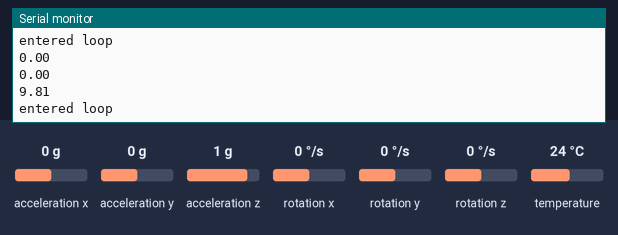
A program run on a simulated Arduino Uno, built with avr-gcc and run on an emulated ATmega328P. On the bench: the last lines printed to the serial monitor. Inputs (shaded band) come from the test bench; at power-on: acceleration x 0 g, acceleration y 0 g, acceleration z 1 g, rotation x 0 °/s, rotation y 0 °/s, rotation z 0 °/s, temperature 24 °C.

Above: at 1.2 s.
1.3 s: acceleration x set to -1.4 g
At 2.2 s:
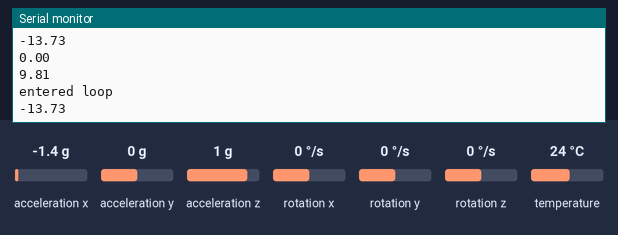
2.8 s: acceleration y set to -0.8 g
5.8 s: acceleration z set to -1.4 g
At 6.4 s:
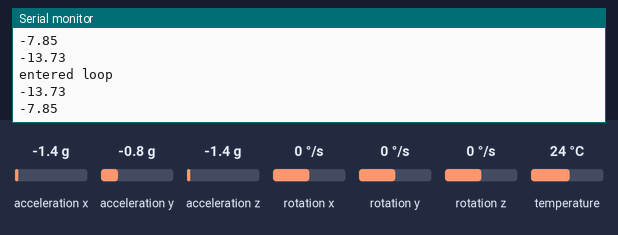
8.8 s: acceleration x set to -0.8 g
At 9.5 s:
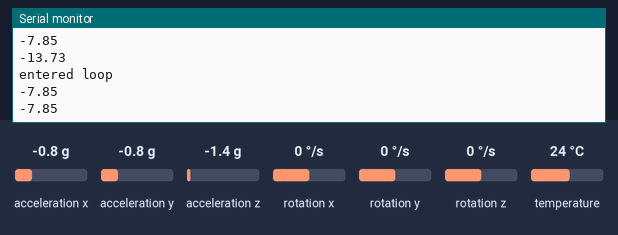
11.8 s: acceleration y set to -1.4 g
At 12.8 s:
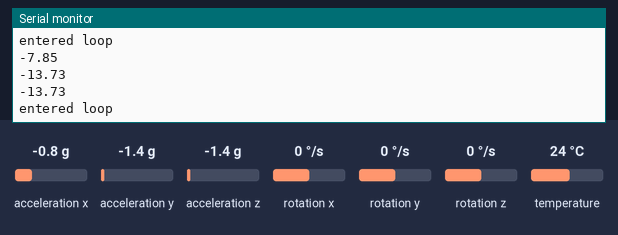
14.8 s: acceleration z set to -0.8 g
At 15.4 s:
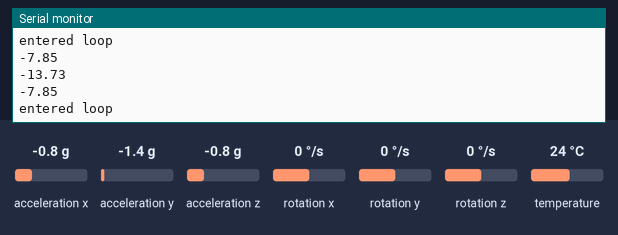
Timing chart, 0 to 17.8 s (numbered marks = the images above; inputs shaded):
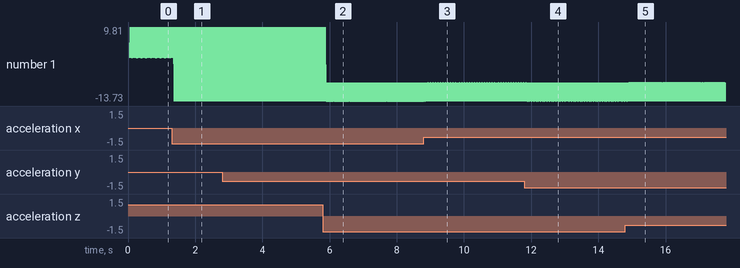

Measured:
- after the input at 1.3 s, the serial monitor: prints a new line after 0.08 s (image 1)
- plotted number 1: 9.81 → -13.73 after the input at 1.3 s

The program:

main.cpp
```cpp
#include <Arduino.h>
#include "accelerometerTesting.h"

// put function declarations here:
// int myFunction(int, int);

void setup() {
  // put your setup code here, to run once:
  initializeMPU();
}

void loop() {
  // put your main code here, to run repeatedly:
  readMPU();
}

// put function definitions here:
// int myFunction(int x, int y) {
//   return x + y;
// }
```

accelerometerTesting.cpp
```cpp
#include <Arduino.h>
#include <Adafruit_MPU6050.h>
#include <Adafruit_Sensor.h>
#include <Wire.h>
#include "accelerometerTesting.h"

Adafruit_MPU6050 mpu;

void initializeMPU() {
  // put your setup code here, to run once:
  Serial.begin(9600);
  Serial.println("Initializing MPU6050");

  while(!mpu.begin()) {
    Serial.println("can't find mpu");
    delay(500);
  }

  Serial.println("found mpu");
}

void readMPU() {
  // put your main code here, to run repeatedly:
  Serial.println("entered loop");
  sensors_event_t a, g, temp;     // acceleration, gyroscope, temperature
  mpu.getEvent(&a, &g, &temp);

  //Serial.print("X raw: ");
  Serial.println(a.acceleration.x);
  //Serial.print("Y raw: ");
  Serial.println(a.acceleration.y);
  //Serial.print("Z raw: ");
  Serial.println(a.acceleration.z);
  delay(10);
}
```

accelerometerTesting.h
```cpp
void initializeMPU();
void readMPU();
```
